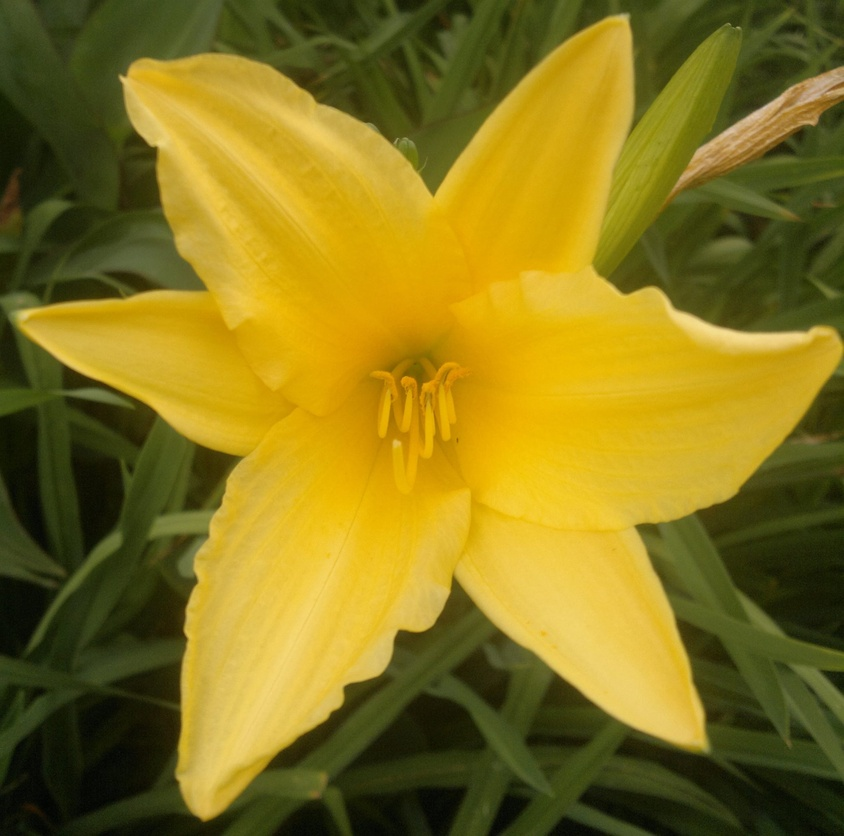
#> input picture modulo python/72.jpg, 844 x 836 px, shrunk from 2048 x 2028 before the run
$ python -i objetoconocido.py   (imports and definitions only)
#> lines starting #> are read from the running program, lines starting #| are printed output that depends on the picture; after the words box and inside, x2 and y2 are one past the last pixel; in counts of white or black regions, pixels touching at a corner belong together
#> further down, picture is the input picture: shape (836, 844, 3); mean B, G, R 28, 116.4, 133.4
import numpy as np
import cv2


def find_marker(frame):
	hsv = cv2.cvtColor(frame, cv2.COLOR_BGR2HSV)
#> hsv: shape (836, 844, 3); mean H, S, V 28.9, 195.8, 136.3
	mask = cv2.inRange(hsv, greenLower, greenUpper)
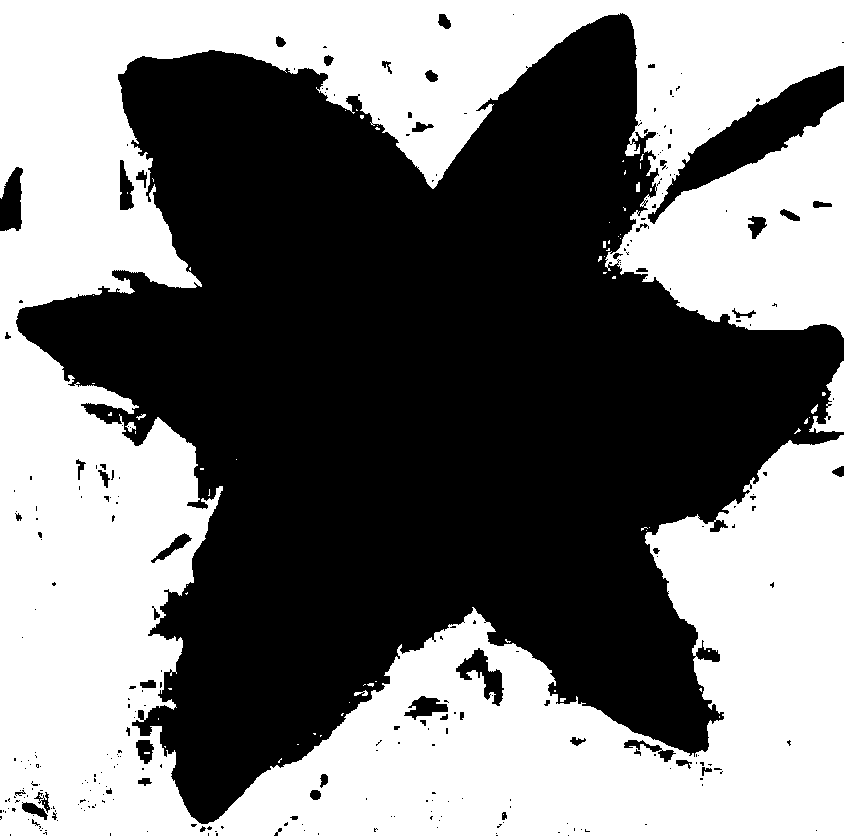
#> mask: shape (836, 844); 47.6% white; 70 white regions (61 under 20 px), largest, box (x1, y1, x2, y2) and area: (0, 0, 844, 836) 334067, (809, 361, 844, 433) 1108, (125, 422, 136, 432) 61
	mask = cv2.erode(mask, None, iterations=2)
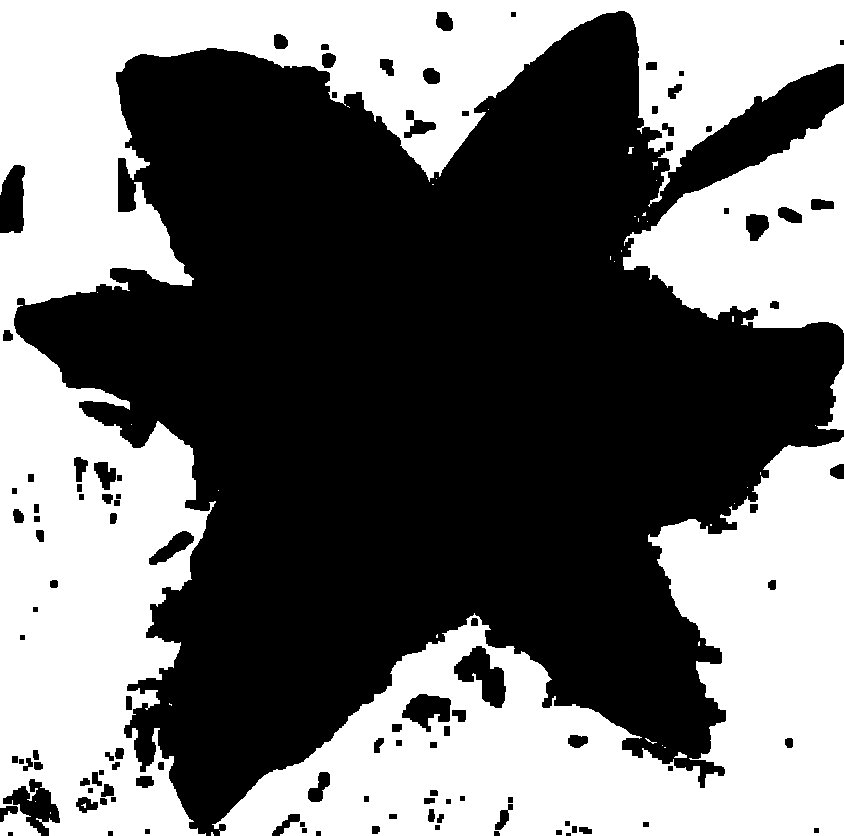
#> mask: shape (836, 844); 43.7% white; 38 white regions (31 under 20 px), largest, box (x1, y1, x2, y2) and area: (0, 0, 844, 836) 171492, (212, 437, 844, 836) 107270, (623, 104, 844, 333) 28448
	mask = cv2.dilate(mask, None, iterations=2)
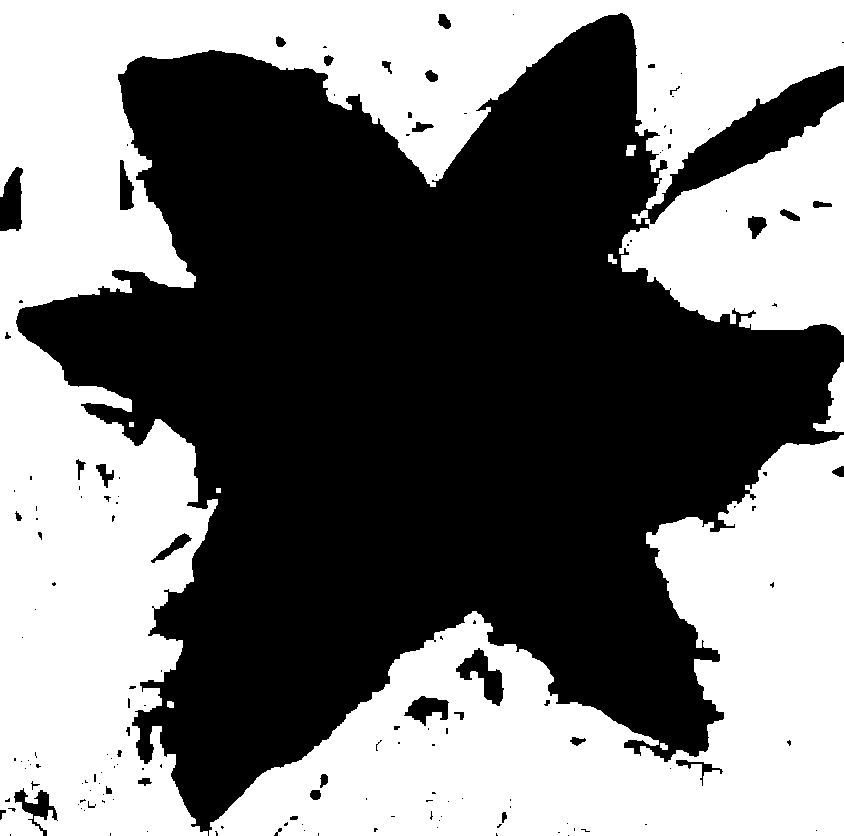
#> mask: shape (836, 844); 47% white; 11 white regions
	# find contours in the mask and initialize the current
	# (x, y) center of the ball
	cnts = cv2.findContours(mask.copy(), cv2.RETR_EXTERNAL,
		cv2.CHAIN_APPROX_SIMPLE)[-2]
#> cnts = 11 contours, 2 with area under 20; largest, box (x1, y1, x2, y2) and area: (0, 0, 844, 836) 184492, (209, 435, 844, 836) 116262, (619, 102, 844, 335) 30844, (813, 362, 844, 432) 903, (632, 210, 648, 224) 93
	center = None
	c = None
	# only proceed if at least one contour was found
	if len(cnts) > 0:
		# find the largest contour in the mask, then use
		# it to compute the minimum enclosing circle and
		# centroid
		c = max(cnts, key=cv2.contourArea)
#> c = contour of 1577 points, box (x1, y1, x2, y2) (0, 0, 844, 836), area 184492
		((x, y), radius) = cv2.minEnclosingCircle(c)
#> x = 421.5; y = 417.5; radius = 593.3
		M = cv2.moments(c)
#> M = moments, m00 184492.5, centre m10/m00, m01/m00 = (232.3, 310.6)
		center = (int(M["m10"] / M["m00"]), int(M["m01"] / M["m00"]))
#> center = (232, 310)
		# only proceed if the radius meets a minimum size
		if radius > 10:
			# draw the circle and centroid on the frame,
			# then update the list of tracked points
			cv2.circle(frame, (int(x), int(y)), int(radius),
				(0, 255, 255), 2)
#> frame: shape (836, 844, 3); under 0.01% of pixels changed, all inside (x1, y1, x2, y2) = (0, 0, 844, 836)
			cv2.circle(frame, center, 5, (0, 0, 255), -1)
#> frame: shape (836, 844, 3); mean B, G, R 28, 116.4, 133.4
		return cv2.minAreaRect(c)
	return c


def distance_to_camera(knownWidth, focalLength, perWidth):
	# compute and return the distance from the maker to the camera
	return (knownWidth * focalLength) / perWidth

def estimate_distance(camera):
	image = cv2.imread('images/distance/calibration.jpg')
	marker = find_marker(image)
	focalLength = (marker[1][0] * KNOWN_DISTANCE) / KNOWN_WIDTH
	cont = 0
	list_distances = list()
	while cont < 10:
		(grabbed, frame) = camera.read()
		# if we are viewing a video and we did not grab a frame,
		# then we have reached the end of the video
		cont = cont + 1
		if not grabbed:
			break
		marker = find_marker(frame)
		if marker is not None:
			list_distances.append(distance_to_camera(KNOWN_WIDTH, focalLength, marker[1][0]))
	list_distances.sort()
	return list_distances[4]
	# cleanup the camera and close any open windows

# define the lower and upper boundaries of the "green"
# ball in the HSV color space, then initialize the
# list of tracked points
greenLower = (29, 86, 6)
greenUpper = (64, 255, 255)

# initialize the known distance from the camera to the object, which
# in this case is 30 cm
KNOWN_DISTANCE = 30.0

# initialize the known object width, which in this case, the tennis
# ball is 6 cm
KNOWN_WIDTH = 6.0

>>> import cv2
>>> picture = cv2.imread('72.jpg')
>>> result = find_marker(picture)
#> result = ((421.5, 417.5), (835, 843), -90)
